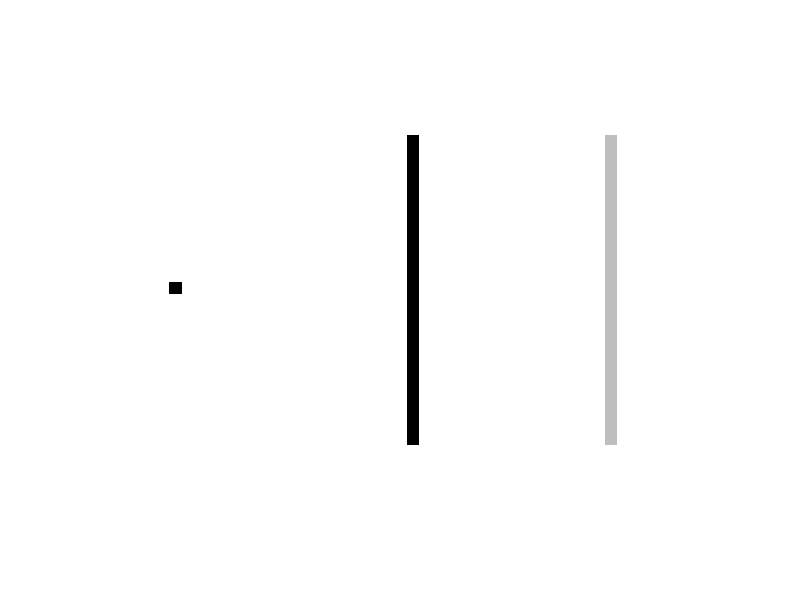

Here is the MATLAB script that generated this plot: (Note: this script raises an error after producing the figure.)
clear;
clc;

alpha = .5;
beta = 0.1;
tau = 0.5;
RES = 0.5;
GVF_ITER = 100;
mu = 0.2;
R = 100;


n = 128;
m = 256;
f = zeros(n,m);
f((n/2-2):(n/2+2),28:32) = 255;
f(:,126:130) = 255;
f(:,208:212) = 64;
figure(1);
imshow((255*ones(n,m)-f),[0,255]);

%%
%Compute Fext

%VFC field
K = AM_VFK(2, 128, 'power',1.1);
Fext = AM_VFC(f,K);

%GVF filed
%Fext = AM_GVF(f, mu, GVF_ITER, 1);


% Normalize
Fmag = sqrt(sum(Fext.*Fext,3))+eps;
Fext(:,:,1) = Fext(:,:,1)./Fmag;
Fext(:,:,2) = Fext(:,:,2)./Fmag;

R = 28;

%%
%Show Fext vector field
figure(2);
AC_quiver(Fext,(255*ones(n,m)-f));

%%
%Show streamline
[x y] = meshgrid(1:4:(m-1),1:4:(n-1));
vt = [x(:) y(:)];   % seeds
VT = zeros([size(vt) 420]);
VT(:,:,1) = vt;
for i=1:419, % moving these seeds
    vt = AC_deform(vt,0,0,tau,Fext,1);
    VT(:,:,i+1) = vt;
end

%Define ground truth to color streamline according to FOI
impulse_noise = zeros(n,m);
impulse_noise((n/2-2):(n/2+2),28:32) = 255;
[iTy, iTx] = find(impulse_noise);
weak_edge = zeros(n,m);
weak_edge(:,208:212) = 128;
[wTy, wTx] = find(weak_edge);

figure(1);
hold on
for i=1:size(vt,1),
   if min(abs(VT(i,1,end)-iTx)+abs(VT(i,2,end)-iTy))<=2,
       plot(squeeze(VT(i,1,:)), squeeze(VT(i,2,:)),'r','linewidth',1)
   elseif min(abs(VT(i,1,end)-wTx)+abs(VT(i,2,end)-wTy))<=2,
       plot(squeeze(VT(i,1,:)), squeeze(VT(i,2,:)),'y','linewidth',1)
   else
       plot(squeeze(VT(i,1,:)), squeeze(VT(i,2,:)),'b','linewidth',1)
   end
end
hold off
%axis equal; axis 'ij';
%axis([1 (m-1) 1 (n-1)])